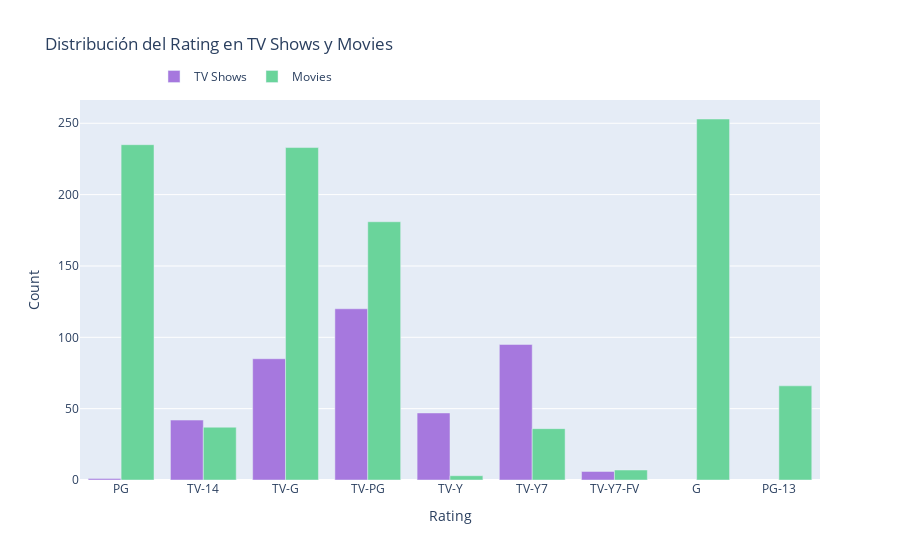

Notebook code for this chart:
### Markdown cell above
## 7. The ratings of the content ?

### Code cell
col = "rating"

# Procesar datos para TV Shows
vc1 = d1[col].value_counts().reset_index()
vc1.columns = [col, "count"]  
vc1['count'] = pd.to_numeric(vc1['count'], errors='coerce')  
vc1 = vc1.dropna()  
vc1['count'] = vc1['count'].astype(int)  
vc1['percent'] = vc1['count'] / vc1['count'].sum() * 100  
vc1 = vc1.sort_values(col)

# Procesar datos para Movies
vc2 = d2[col].value_counts().reset_index()
vc2.columns = [col, "count"]  
vc2['count'] = pd.to_numeric(vc2['count'], errors='coerce')  
vc2 = vc2.dropna()  
vc2['count'] = vc2['count'].astype(int)  
vc2['percent'] = vc2['count'] / vc2['count'].sum() * 100  
vc2 = vc2.sort_values(col)

# Crear el gráfico
trace1 = go.Bar(x=vc1[col], y=vc1["count"], name="TV Shows", marker=dict(color="#a678de"))
trace2 = go.Bar(x=vc2[col], y=vc2["count"], name="Movies", marker=dict(color="#6ad49b"))
data = [trace1, trace2]

layout = go.Layout(
    title="Distribución del Rating en TV Shows y Movies",
    xaxis=dict(title="Rating"),
    yaxis=dict(title="Count"),
    legend=dict(x=0.1, y=1.1, orientation="h")
)

fig = go.Figure(data, layout=layout)

# Mostrar el gráfico
fig.show()

### Figure 1 — Plotly figure (JSON) as saved in the notebook; plotly's stock layout.template omitted (floating-point values rounded to 4 significant figures)
{"data": [{"marker": {"color": "#a678de"}, "name": "TV Shows", "type": "bar", "x": ["PG", "TV-14", "TV-G", "TV-PG", "TV-Y", "TV-Y7", "TV-Y7-FV"], "y": [1, 42, 85, 120, 47, 95, 6]}, {"marker": {"color": "#6ad49b"}, "name": "Movies", "type": "bar", "x": ["G", "PG", "PG-13", "TV-14", "TV-G", "TV-PG", "TV-Y", "TV-Y7", "TV-Y7-FV"], "y": [253, 235, 66, 37, 233, 181, 3, 36, 7]}], "layout": {"legend": {"orientation": "h", "x": 0.1, "y": 1.1}, "title": {"text": "Distribución del Rating en TV Shows y Movies"}, "xaxis": {"title": {"text": "Rating"}}, "yaxis": {"title": {"text": "Count"}}}}
